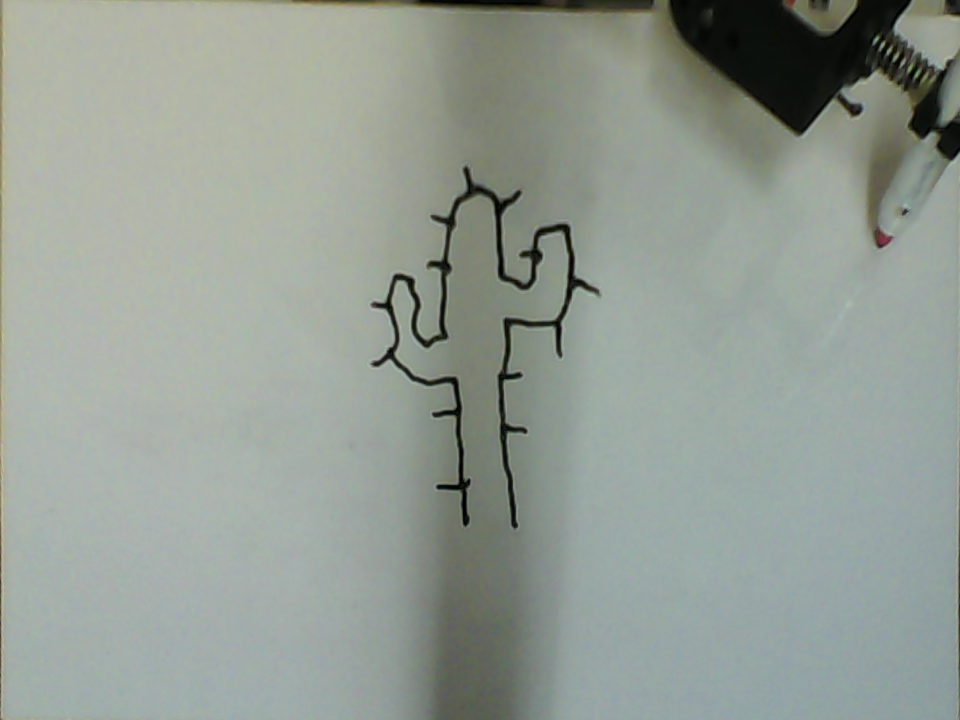
#> input picture ai/drawn_images/4.png, 960 x 720 px, found by its file name
$ python Cut.py   (older library calls are emulated)
#> lines starting #> are read from the running program, lines starting #| are printed output that depends on the picture; after the words box and inside, x2 and y2 are one past the last pixel; in counts of white or black regions, pixels touching at a corner belong together
# -*- coding: utf-8 -*-
"""
Spyder Editor

This is a temporary script file.
"""
import numpy as np
import cv2
from matplotlib import pyplot as plt


img = cv2.imread('C:\\Users\\ekorz\\Desktop\\Project\\Images\\4.png')
#> img is the input picture: shape (720, 960, 3); mean B, G, R 148.6, 156.8, 148.2

#Turn image into grayscale
imgray = cv2.cvtColor(img, cv2.COLOR_BGR2GRAY)

#Threshold image, cutoff between 1st and 2nd number
ret, thresh = cv2.threshold(imgray, 140, 255, 0)
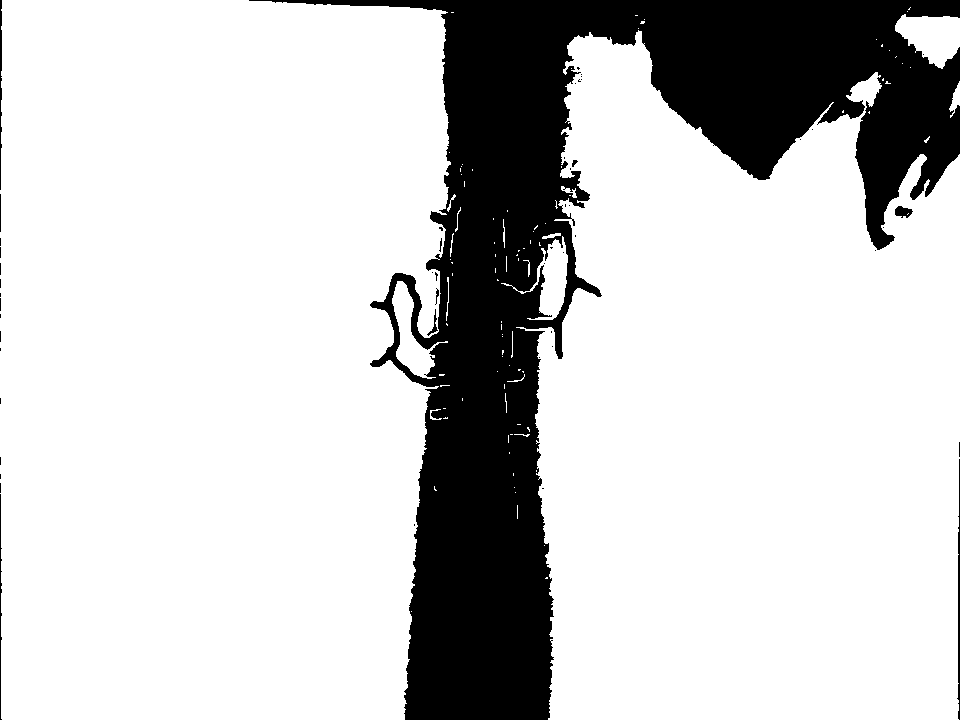
#> thresh: shape (720, 960); 79.6% white; 51 black regions (41 under 20 px), largest, box (x1, y1, x2, y2) and area: (249, 0, 960, 720) 139641, (957, 459, 960, 720) 440, (0, 0, 2, 190) 284

#Create kernel for eroding and dilating
kernel = np.ones((7,7),np.uint8)

#This is only erosion, commented out
#thresh2 = cv2.erode(thresh,kernel,1)

#Erosion then Dilation
thresh2 = cv2.morphologyEx(thresh, cv2.MORPH_OPEN, kernel)
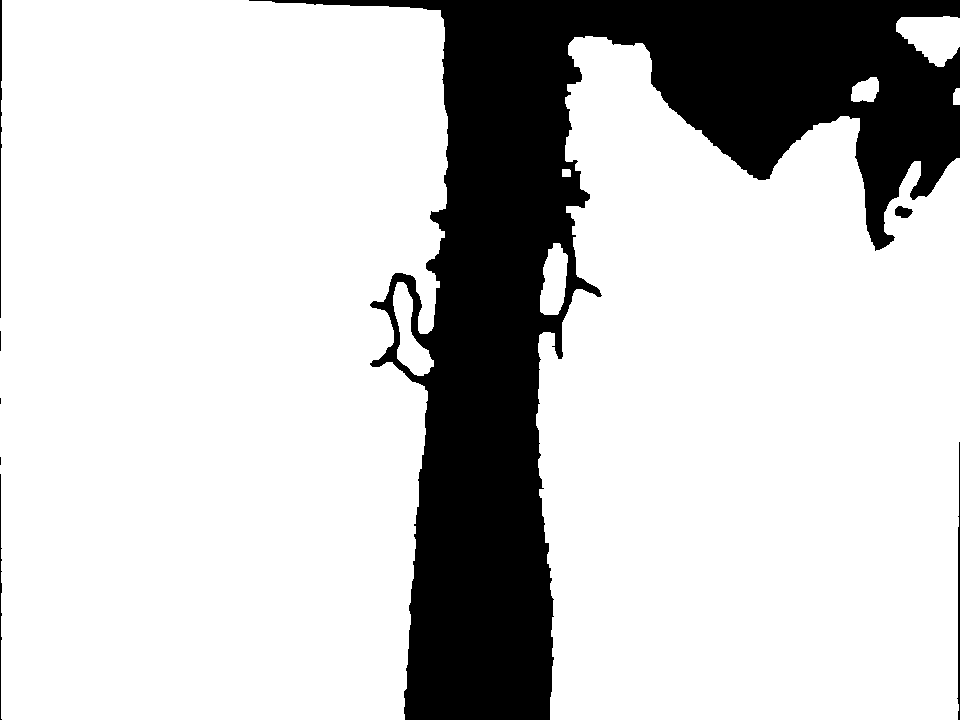
#> thresh2: shape (720, 960); 79.1% white; 8 black regions (2 under 20 px)

#Find all contours
(_,contours,_) = cv2.findContours(thresh2, cv2.RETR_EXTERNAL, cv2.CHAIN_APPROX_NONE)
#> contours = 8 contours; box (x1, y1, x2, y2) and area: (0, 0, 448, 720) 301834, (536, 36, 960, 720) 236060, (896, 16, 960, 67) 2179, (393, 282, 434, 376) 1686, (540, 243, 568, 315) 1402, (851, 77, 879, 102) 496, (953, 88, 960, 105) 88, (562, 169, 571, 177) 56

#Find largest contour
largest = 0
largestContour = 0
for contour in contours:
    a = cv2.contourArea(contour)
    if(a>largest):
        largest = a
        largestContour = contour
#> this loop made 8 passes
#> (a, largest) on passes 1, 6, 8: (1685.5, 1685.5), (236059.5, 236059.5), (301834, 301834)
#> a on passes 2, 3, 4, 5, 7: 1402.5, 55.5, 87.5, 496, 2179
#> after the loop, largest = 301834; largestContour = contour of 2526 points, box (x1, y1, x2, y2) (0, 0, 448, 720), area 301834

#Make an angled rectangle, commented out for now
#box = cv2.boxPoints(rect)
#box = np.int0(box)

#Get bounding rectangle of largest contour
x,y,w,h = cv2.boundingRect(largestContour)
#> x = 0; y = 0; w = 448; h = 720

#Crop the image using largest contour
crop_img = img[y:y+h, x:x+w]
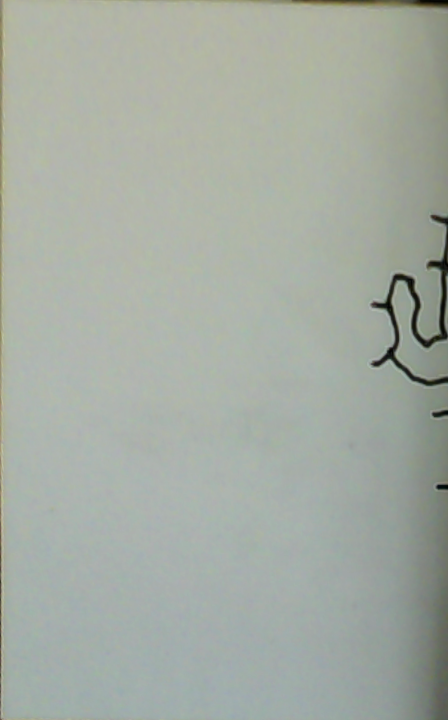
#> crop_img: shape (720, 448, 3); mean B, G, R 162.9, 172.1, 165
cv2.imwrite( "C:\\Users\\ekorz\\Desktop\\Project\\Images\\4.jpg", crop_img);

###################################################################################################

#Draw rectangle
#cv2.rectangle(img, (x,y), (x+w,y+h), (0,255,0), 2)

#Draw contour
cv2.drawContours(img, contours, -1, (127,255,255), 3)
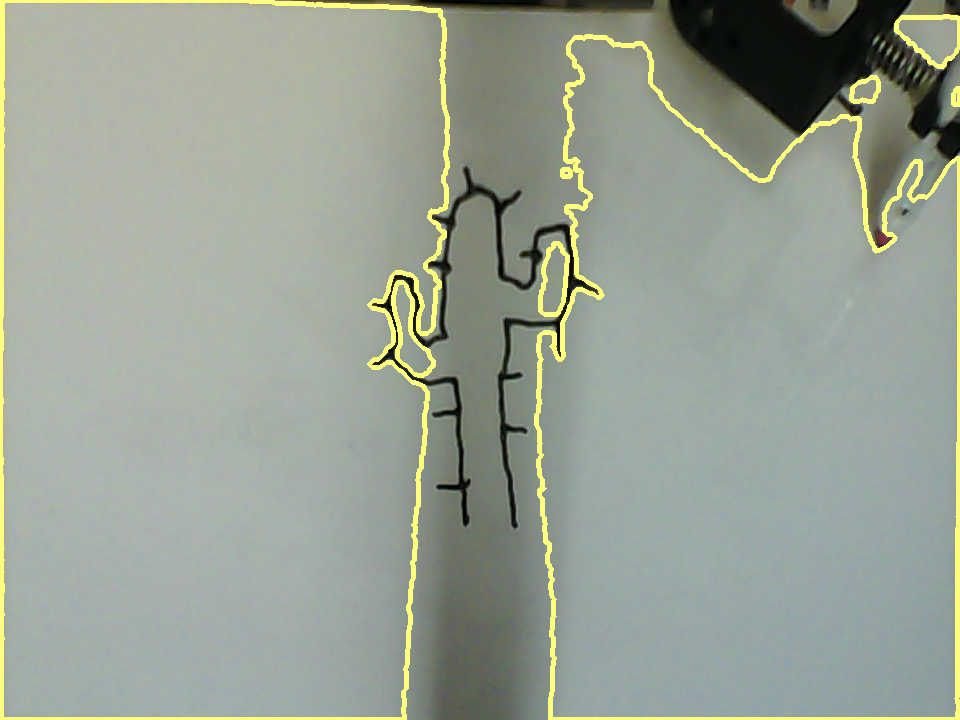
#> img: shape (720, 960, 3); 3.64% of pixels changed, all inside (x1, y1, x2, y2) = (0, 0, 960, 720)

#Show image
cv2.imshow('dst',img)
if cv2.waitKey(0) & 0xff == 27:
#> (key Esc is pressed here)
    cv2.destroyAllWindows()

exit

$ run again, with ai/drawn_images/10.png copied over ai/drawn_images/4.png
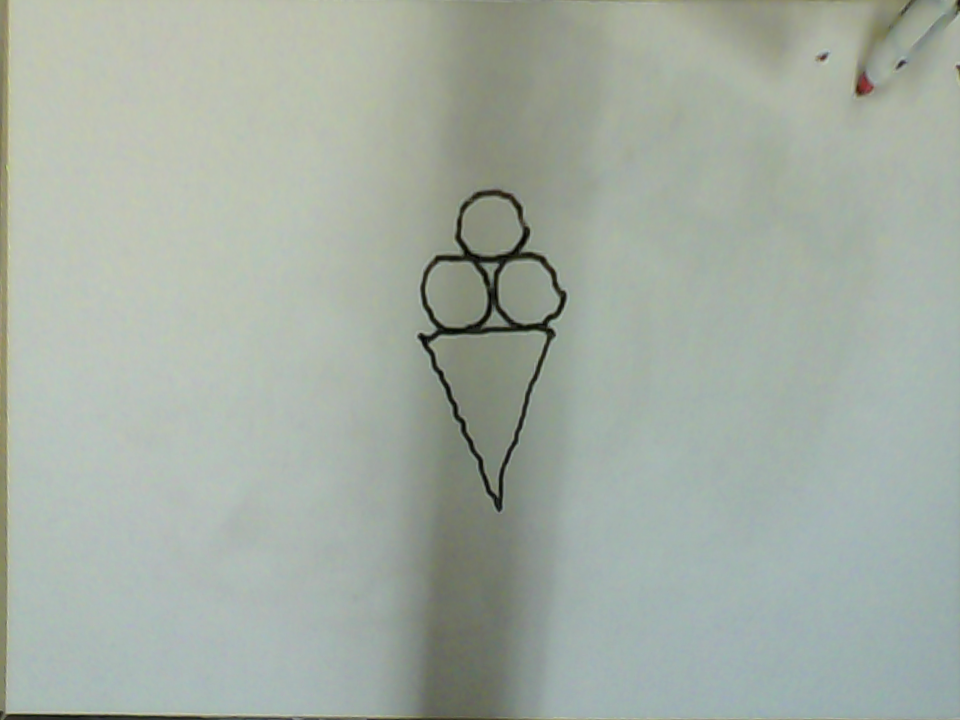
#> input picture ai/drawn_images/10.png, 960 x 720 px, found by its file name
#> img is the input picture: shape (720, 960, 3); mean B, G, R 163.6, 173.5, 164.2
#> `ret, thresh = cv2.threshold(imgray, 140, 255, 0)`:
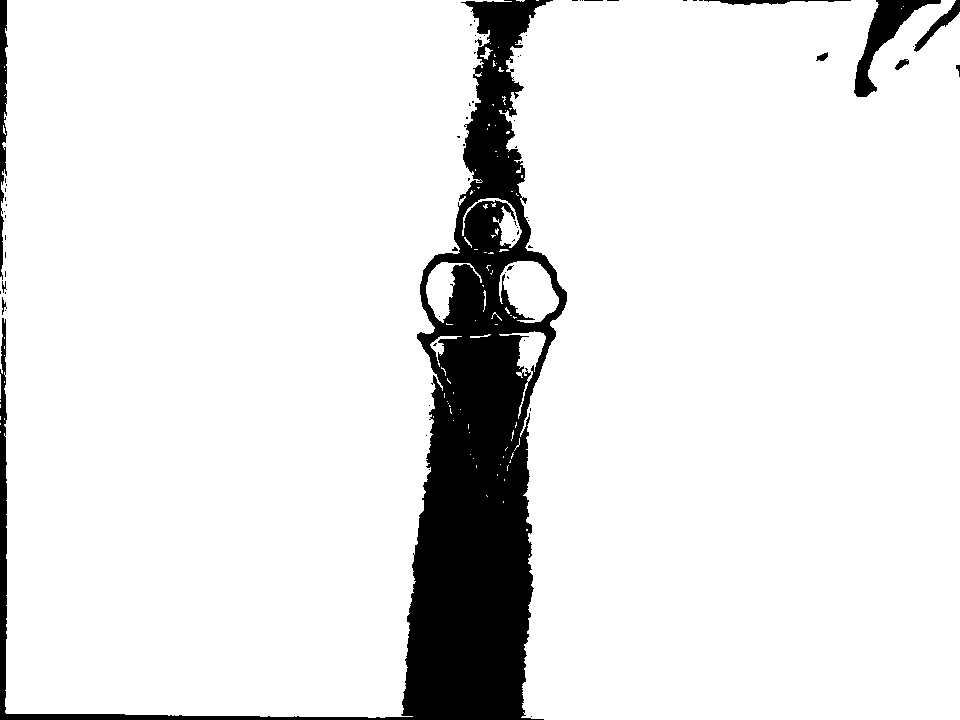
#> thresh: shape (720, 960); 90% white; 69 black regions (58 under 20 px), largest, box (x1, y1, x2, y2) and area: (0, 0, 567, 720) 64040, (854, 0, 941, 97) 2297, (0, 0, 8, 280) 1321
#> thresh2: shape (720, 960); 89.4% white; 9 black regions (1 under 20 px)
#> contours = 6 contours; box (x1, y1, x2, y2) and area: (3, 0, 478, 718) 306912, (508, 0, 960, 720) 304459, (504, 261, 559, 321) 2234, (426, 262, 453, 316) 1074, (518, 332, 545, 368) 642, (501, 213, 517, 243) 348
#> the loop `for contour in contours:` made 6 passes
#> (a, largest) on passes 1, 2, 3, 5, 6: (641.5, 641.5), (1073.5, 1073.5), (2234, 2234), (304459, 304459), (306911.5, 306911.5)
#> after the loop `for contour in contours:`: largest = 306911.5; largestContour = contour of 2393 points, box (x1, y1, x2, y2) (3, 0, 478, 718), area 306912
#> x = 3; y = 0; w = 475; h = 718
#> `cv2.drawContours(img, contours, -1, (127,255,255), 3)`:
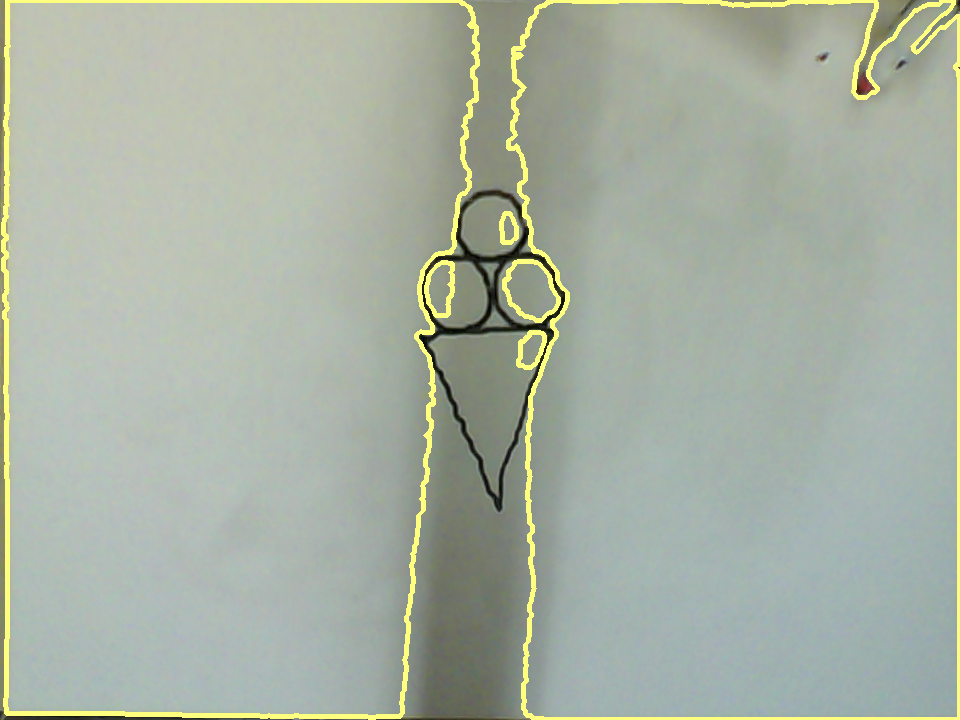
#> img: shape (720, 960, 3); 3.42% of pixels changed, all inside (x1, y1, x2, y2) = (1, 0, 960, 720)
